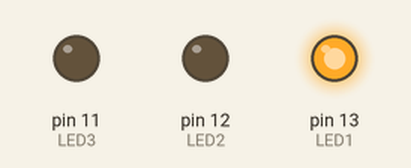
A sketch run on a simulated Arduino Uno, built with avr-gcc and run on an emulated ATmega328P. Parts: output pins drawn as LEDs (lit = HIGH).

Above: at 5.0 s.
At 15.0 s:
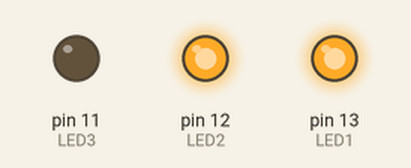
At 25.0 s:
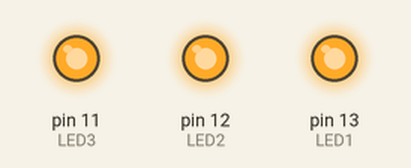
At 35.0 s:
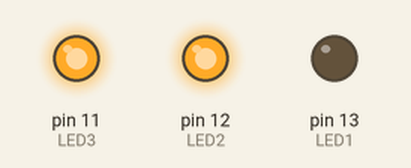
At 45.0 s:
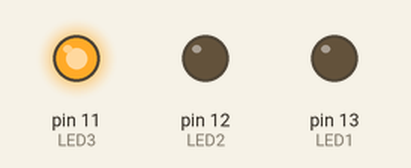
At 55.0 s:
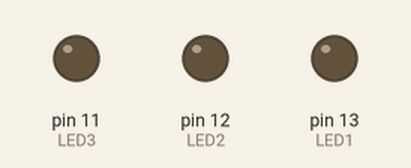
Timing chart, 0 to 78.0 s (numbered marks = the images above):
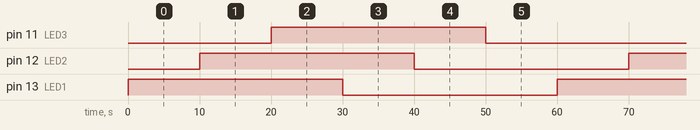

Measured:
- by itself, pin 11 (LED3), pin 12 (LED2), pin 13 (LED1): alternates HIGH for 30.0 s and LOW for 30.0 s

The sketch:

LED_Traffic_Light_Code.ino
```cpp
int LED1 = 13;
int LED2 = 12;
int LED3 = 11;

void setup() {
  pinMode(LED1, OUTPUT);
  pinMode(LED2, OUTPUT);
  pinMode(LED3, OUTPUT);
}

void loop() {
  digitalWrite(LED1, HIGH);
  delay(10000);
  digitalWrite(LED2, HIGH);
  delay(10000);
  digitalWrite(LED3, HIGH);
  delay(10000);
  digitalWrite(LED1, LOW);
  delay(10000);
  digitalWrite(LED2, LOW);
  delay(10000);
  digitalWrite(LED3, LOW);
  delay(10000);
}
```
